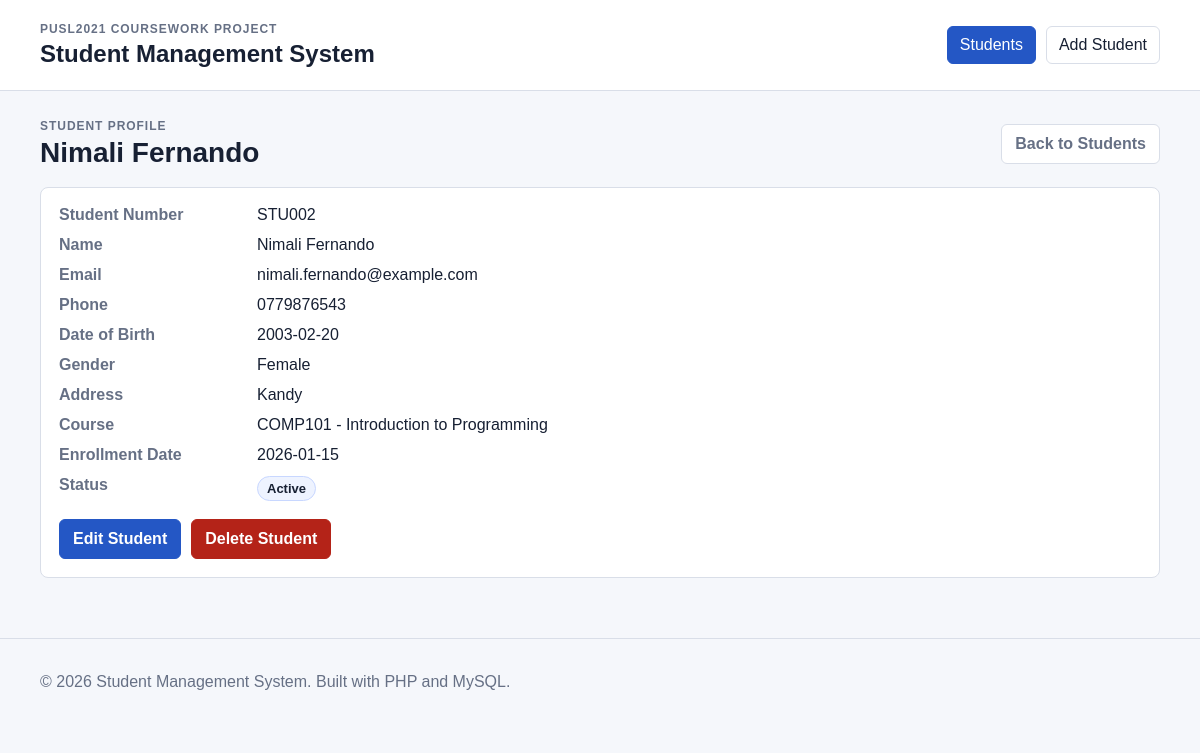
/students/show.php?id=2, run on the app's committed database.
### tables this page shows
CREATE TABLE students (
    id INT AUTO_INCREMENT PRIMARY KEY,
    student_no VARCHAR(20) NOT NULL UNIQUE,
    first_name VARCHAR(50) NOT NULL,
    last_name VARCHAR(50) NOT NULL,
    email VARCHAR(120) NOT NULL UNIQUE,
    phone VARCHAR(20) NULL,
    date_of_birth DATE NULL,
    gender ENUM('Male', 'Female', 'Other') NOT NULL DEFAULT 'Other',
    address VARCHAR(255) NULL,
    course_id INT NOT NULL,
    enrollment_date DATE NOT NULL,
    status ENUM('Active', 'Inactive', 'Graduated') NOT NULL DEFAULT 'Active',
    created_at TIMESTAMP DEFAULT CURRENT_TIMESTAMP,
    updated_at TIMESTAMP DEFAULT CURRENT_TIMESTAMP ON UPDATE CURRENT_TIMESTAMP,
    CONSTRAINT fk_students_course
        FOREIGN KEY (course_id)
        REFERENCES courses(id)
        ON UPDATE CASCADE
        ON DELETE RESTRICT
);

CREATE TABLE courses (
    id INT AUTO_INCREMENT PRIMARY KEY,
    course_code VARCHAR(20) NOT NULL UNIQUE,
    course_name VARCHAR(100) NOT NULL,
    created_at TIMESTAMP DEFAULT CURRENT_TIMESTAMP
);

### includes/functions.php (called while the page is built, shortened)
<?php
function e(mixed $value): string
{
    return htmlspecialchars((string) $value, ENT_QUOTES, 'UTF-8');
}
function find_student(PDO $pdo, int $id): ?array
{
    $stmt = $pdo->prepare(
        'SELECT s.*, c.course_code, c.course_name
         FROM students s
         INNER JOIN courses c ON c.id = s.course_id
         WHERE s.id = :id'
    );
    $stmt->execute(['id' => $id]);
    $student = $stmt->fetch();
    return $student ?: null;
}

### students/show.php (the view, shortened to what this page needs)
<?php
require_once '../config/database.php';
require_once '../includes/functions.php';
$id = (int) ($_GET['id'] ?? 0);
$student = $id > 0 ? find_student($pdo, $id) : null;
require_once '../includes/header.php';
?>
<section class="page-heading">
    <div>
        <p class="eyebrow">Student Profile</p>
        <h2><?= $student ? e($student['first_name'] . ' ' . $student['last_name']) : 'Student Not Found' ?></h2>
    </div>
    <a class="button muted" href="index.php">Back to Students</a>
</section>
<?php if (!$student): ?>
    <div class="alert error">The requested student record could not be found.</div>
<?php else: ?>
    <section class="panel details">
        <dl>
            <dt>Student Number</dt>
            <dd><?= e($student['student_no']) ?></dd>
            <dt>Name</dt>
            <dd><?= e($student['first_name'] . ' ' . $student['last_name']) ?></dd>
            <dt>Email</dt>
            <dd><?= e($student['email']) ?></dd>
            <dt>Phone</dt>
            <dd><?= e($student['phone'] ?: 'Not provided') ?></dd>
            <dt>Date of Birth</dt>
            <dd><?= e($student['date_of_birth'] ?: 'Not provided') ?></dd>
            <dt>Gender</dt>
            <dd><?= e($student['gender']) ?></dd>
            <dt>Address</dt>
            <dd><?= e($student['address'] ?: 'Not provided') ?></dd>
            <dt>Course</dt>
            <dd><?= e($student['course_code'] . ' - ' . $student['course_name']) ?></dd>
            <dt>Enrollment Date</dt>
            <dd><?= e($student['enrollment_date']) ?></dd>
            <dt>Status</dt>
            <dd><span class="status"><?= e($student['status']) ?></span></dd>
        </dl>
        <div class="form-actions">
            <a class="button primary" href="edit.php?id=<?= e($student['id']) ?>">Edit Student</a>
            <form method="post" action="delete.php"
                  onsubmit="return confirm('Delete this student?');">
                <button type="submit" class="button danger">Delete Student</button>
            </form>
        </div>
    </section>
<?php endif; ?>
<?php require_once '../includes/footer.php'; ?>

### assets/css/styles.css (style rules this page uses)
:root { --ink: #172033; --muted: #667085; --line: #d9dee8; --surface: #ffffff; --page: #f5f7fb; --primary: #2457c5; --primary-dark: #183d8d; --danger: #b42318; --success-bg: #e8f6ee; --success-text: #11633a; --error-bg: #fff1f0; --error-text: #b42318; }
* { box-sizing: border-box; }
body { margin: 0; font-family: Arial, Helvetica, sans-serif; color: var(--ink); background: var(--page); }
a { color: var(--primary); text-decoration: none; }
.eyebrow { margin: 0 0 4px; color: var(--muted); font-size: 12px; font-weight: 700; letter-spacing: .08em; text-transform: uppercase; }
.page-heading { display: flex; align-items: center; justify-content: space-between; gap: 16px; margin-bottom: 18px; }
.page-heading h2 { margin: 0; font-size: 28px; }
.panel, .form-card { background: var(--surface); border: 1px solid var(--line); border-radius: 8px; margin-bottom: 18px; padding: 18px; }
.form-actions { display: flex; align-items: center; gap: 10px; margin-top: 18px; }
.button { align-items: center; background: var(--surface); border: 1px solid var(--line); border-radius: 6px; color: var(--ink); cursor: pointer; display: inline-flex; font: inherit; font-weight: 700; justify-content: center; min-height: 40px; padding: 9px 13px; }
.button.primary { background: var(--primary); border-color: var(--primary); color: #fff; }
.button.muted { color: var(--muted); }
.button.danger { background: var(--danger); border-color: var(--danger); color: #fff; }
.status { background: #eef3ff; border: 1px solid #c8d7ff; border-radius: 999px; display: inline-block; font-size: 13px; font-weight: 700; padding: 4px 9px; }
.details dl { display: grid; grid-template-columns: 180px 1fr; gap: 12px 18px; margin: 0; }
.details dt { color: var(--muted); font-weight: 700; }
.details dd { margin: 0; }

### data on the page
students: first_name+last_name "Nimali Fernando", student_no "STU002", email "nimali.fernando@example.com", phone "0779876543", date_of_birth "2003-02-20", gender "Female", address "Kandy", course.course_name "COMP101 - Introduction to Programming", enrollment_date "2026-01-15", status "Active"
